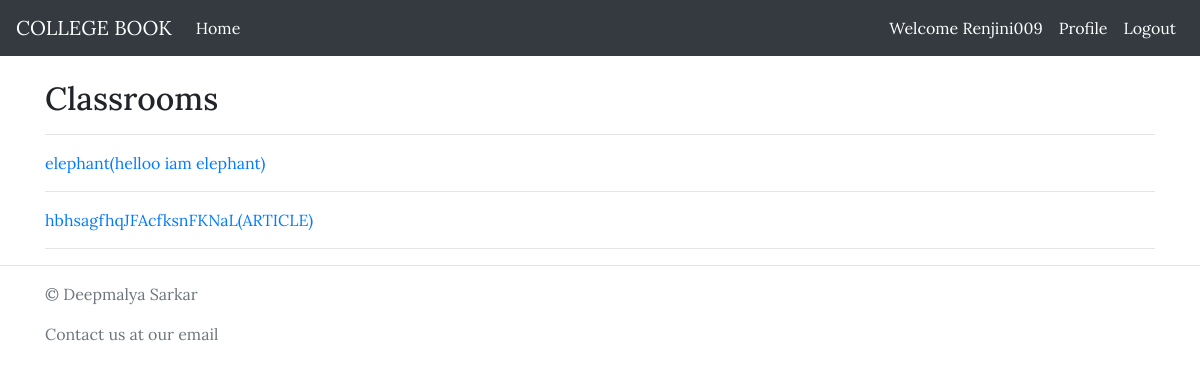
Page /group/classroom_list/ (signed in) on the committed database.
### group/models.py (models this page shows, shortened)
class Classroom(models.Model):
    code=models.CharField(max_length=10, unique=True)
    name=models.CharField(max_length=255)
    sub_code=models.CharField(max_length=255)
    admin=models.ForeignKey(User,on_delete=models.CASCADE,related_name='admin')
    members=models.ManyToManyField(User,through='ClassMember')
    class Meta:
        ordering=['name']

### group/views.py (the view)
# urls.py: path('classroom_list/',views.ClassroomList,name='classroom_list'),
@login_required
def ClassroomList(request):
    class1=Classroom.objects.filter(admin=request.user)
    class2=ClassMember.objects.filter(user=request.user)
    context={'class1':class1,'class2':class2}
    return render(request,'group/classroom_list.html',context)

### group/templates/group/classroom_list.html (shortened to what this page needs)
{% extends 'ams/base.html' %}
{% block content %}
<h2>Classrooms</h2>
<hr>
{% for clroom in class1  %}
<a href="{% url 'group:classroom_details' pk=clroom.pk %}">{{clroom.name}}({{clroom.sub_code}})</a>
<hr>
{% endfor %}
{% endblock content %}

### templates/ams/base.html (shortened to what this page needs)
<!doctype html>
{% load crispy_forms_tags %}
{% load static %}
<html lang="en">
  <head>
    <link rel="stylesheet" href="https://stackpath.bootstrapcdn.com/bootstrap/4.4.1/css/bootstrap.min.css">
    <link rel="stylesheet" href="{% static 'ams/css/main.css' %}">
  </head>
  <body>
    <nav class="navbar navbar-expand-lg navbar navbar-dark bg-dark">
		<a class="navbar-brand" href="{% url 'index' %}">COLLEGE BOOK</a>
		<div class="collapse navbar-collapse" id="navbarSupportedContent">
        {% if user.is_authenticated %}
        <div class="navbar-nav mr-auto">
          {% if user.profile.designation == 'TEACHER' %}
          <a class="nav-item nav-link active" href="{% url 'group:teacher_dashboard' %}">Home</a>
          {% endif %}
        </div>
        <div class="navbar-nav ml-auto">
            <a class="nav-item nav-link active" href="#">Welcome {{user.username}}</a>
            <a class="nav-item nav-link active" href="{% url 'update' %}">Profile</a>
            <a class="nav-item nav-link active" href="{% url 'logout' %}">Logout</a>
        </div>
        {% else %}
        <div class="navbar-nav ml-auto">
            <a class="nav-item nav-link active btn btn-success" data-toggle="modal" data-target="#signupModal" href="#">Sign Up</a>
            &nbsp;<a class="nav-item nav-link active btn btn-success" data-toggle="modal" data-target="#loginModal" href="#">Log In</a>
        </div>
        {% endif %}
  </div>
  </nav>
  <div class="container">
    <br>
    {% block content %}{% endblock content %}
  </div>
  <footer class="text-muted">
    <hr>
    <div class="container">
      <p>&copy; Deepmalya Sarkar</p>
      <p>Contact us at our email</p>
    </div>
    </footer>
  </body>
</html>

### static/ams/css/main.css (style rules this page uses)
body { font-family: 'Lora', serif; }

### rows in the picture
Classroom: name "elephant", sub_code "helloo iam elephant"
Classroom: name "hbhsagfhqJFAcfksnFKNaL", sub_code "ARTICLE"

### other values in the picture
{{ user.username }} "Renjini009"
